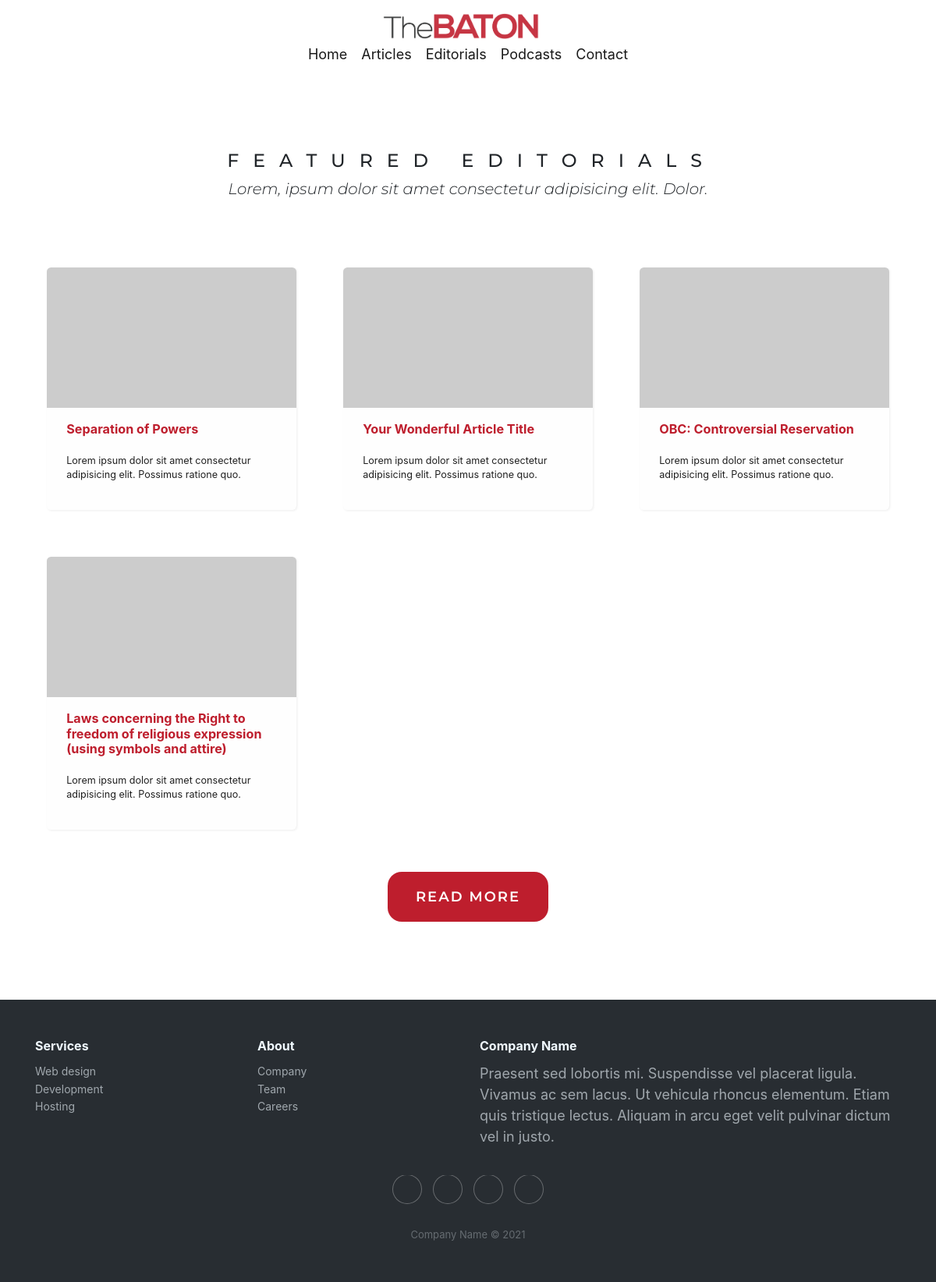
The page /editorials on the database as committed earlier.
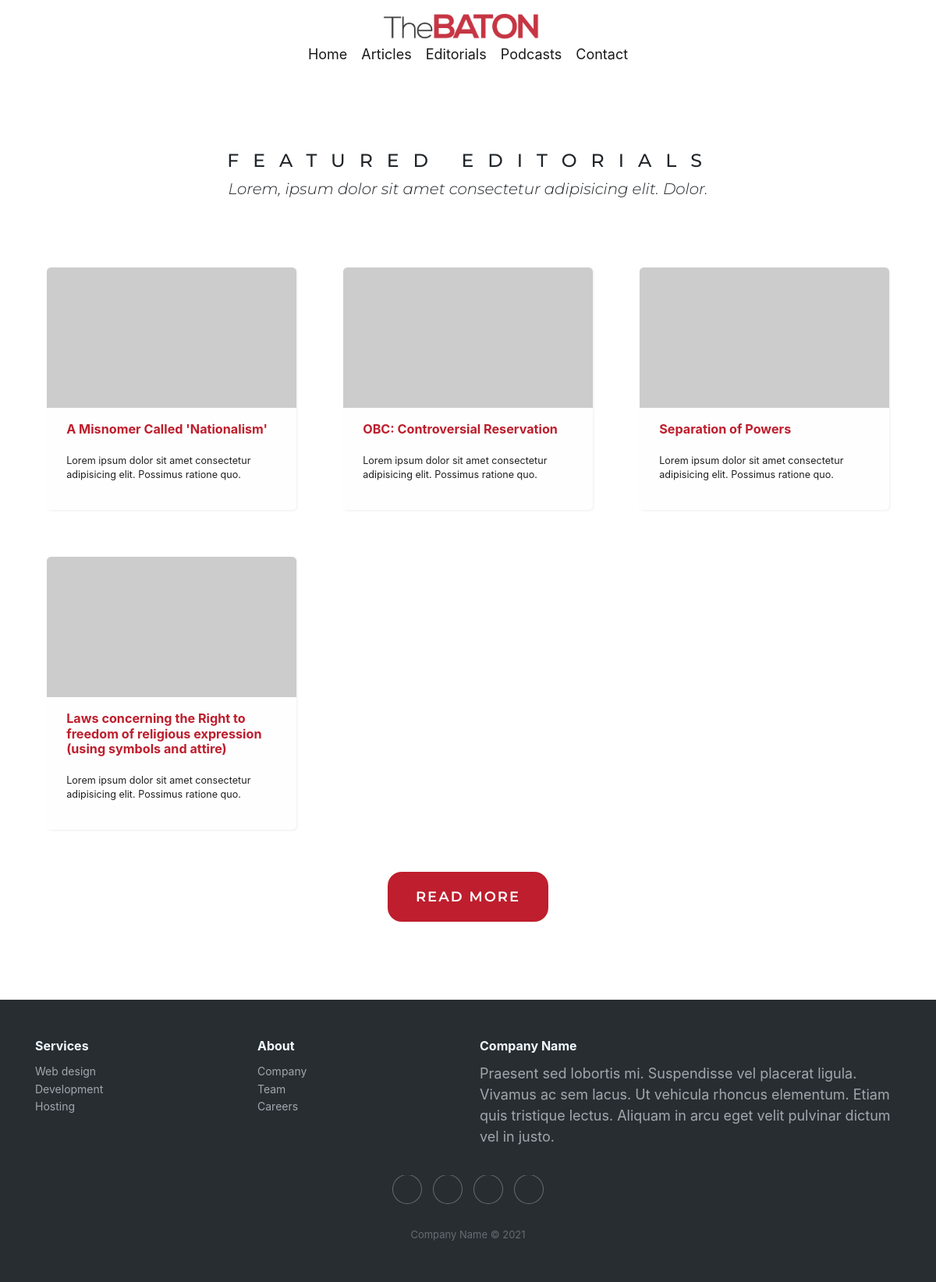
The same page on the database as committed later.
### src/models/EditorialModel.py (models this page shows, shortened)
class Editorial(db.Model):
    id = db.Column(db.Integer, primary_key=True)
    public_id = db.Column(db.String, unique=True, nullable=False)
    cover_image = db.Column(db.String, default='static/images/default_cover.jpg')
    title = db.Column(db.String, nullable=False)
    sub_title = db.Column(db.String)
    cta_title = db.Column(db.String, default= "Potatorem ipsum dolor sit amet consectetur adipisicing elit. Possimus ratione quo.")
    date_posted = db.Column(db.DateTime, nullable=False, default=datetime.utcnow)
    date_modified = db.Column(db.DateTime, nullable=False, default=datetime.utcnow)
    keywords = db.Column(db.String)
    toc = db.Column(db.String)
    content = db.Column(db.String, nullable=False)
    user_id = db.Column(db.Integer, db.ForeignKey('user.id')) #foreign key is user.id in main

### src/views/UserView.py (the view)
@user_api.route('/editorials', methods=['GET'])
def editorials():
    editorials_all = Editorial.query.order_by(desc('date_modified'))
    total_editorials = Editorial.query.count()
    page_id = request.args.get('page')
    if not page_id:
        page_id = 1
    page_id = int(page_id)
    editorials = [editorials_all[i] for i in range(9*(page_id - 1), total_editorials)]
    return render_template('editorials.html', editorial_post=editorials)

### src/views/UserView.py (called while the page is built)
@user_api.after_request
def refresh_expiring_jwts(response):
    try:
        exp_timestamp = get_jwt()["exp"]
        now = datetime.now(timezone.utc)
        target_timestamp = datetime.timestamp(now + timedelta(minutes=30))
        if target_timestamp > exp_timestamp:
            access_token = create_access_token(identity=get_jwt_identity())
            set_access_cookies(response, access_token)
        return response
    except (RuntimeError, KeyError):
        return response

@user_api.context_processor
def handle_context():
    return dict(req_args = request.args, int = int, len = len, datetime=datetime, str = str)

### src/templates/editorials.html (shortened to what this page needs)
{% extends "base.html" %}
{% block title %}
<link rel="stylesheet" href="{{ url_for('static', filename='css/editorials.css') }}">
{% endblock %}
{% block content %}
<header class="art">
    <section class="art-text">
        <h1>FEATURED EDITORIALS</h1>
        <h2>Lorem, ipsum dolor sit amet consectetur adipisicing elit. Dolor.</h2>
    </section>
    <section class="art-grid">
        {% for editorial in editorial_post %}
        <article class="art-element">
            <a href="/editorials/{{ editorial.public_id }}">
            <img src="https://picsum.photos/400/225" alt="editorial thumbnail">
            <div class="container">
                <h3>{{ editorial.title }}</h3>
                <p>Lorem ipsum dolor sit amet consectetur adipisicing elit. Possimus ratione quo.</p>
            </div>
            </a>
        </article>
        {% endfor %}
    </section>
    <section class="art-btn">
        {% set current_page_id = req_args.get('page') %}
        {% if not current_page_id %}
            {% set page_id = 2 %}
        {% else %}
            {% set page_id = int(current_page_id) + 1 %}
        {% endif %}
        <button><a href="/editorials?page={{ page_id }}"> READ MORE</a></button>
    </section>
</header>
{% endblock %}

Rows that differ between the two databases and show on the page:
removed Editorial: title "Your Wonderful Article Title"
added Editorial: title "A Misnomer Called 'Nationalism'"
changed Editorial "OBC: Controversial Reservation": moves up the list
